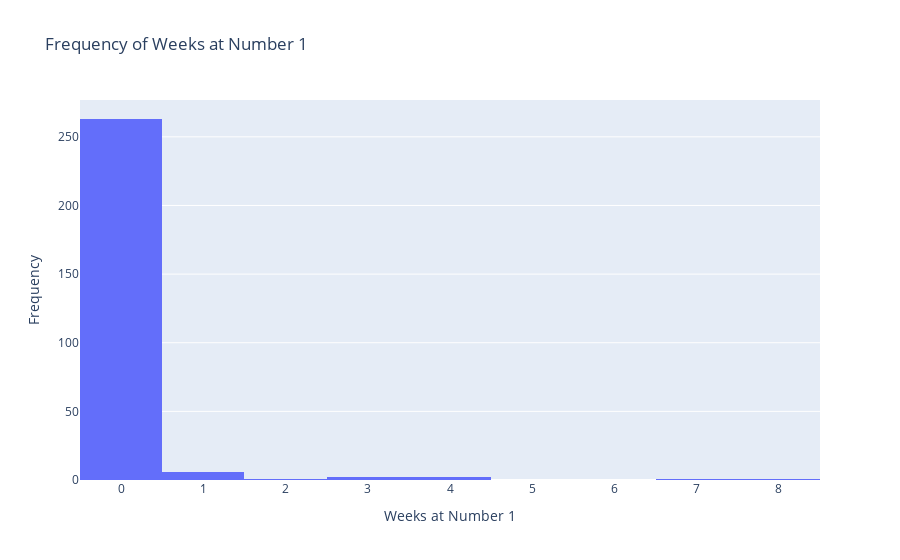

Here is the notebook cell this chart was saved with:
### Markdown cell above
### Distribution of Weeks at Number 1

### Code cell
fig = px.histogram(df,
                   x='Weeks at Number 1',
                   title="Frequency of Weeks at Number 1")
fig.update_layout(xaxis_title="Weeks at Number 1",
                 yaxis_title="Frequency")
fig.show()

### Figure 1 — Plotly figure (JSON) as saved in the notebook; plotly's stock layout.template omitted (floating-point values rounded to 4 significant figures; data arrays with more than 128 entries replaced by an {"elided": "..."} marker saying what was removed)
{"data": [{"bingroup": "x", "hovertemplate": "Weeks at Number 1=%{x}<br>count=%{y}<extra></extra>", "legendgroup": "", "marker": {"color": "#636efa", "pattern": {"shape": ""}}, "name": "", "orientation": "v", "showlegend": false, "type": "histogram", "x": {"elided": "276 int values"}, "xaxis": "x", "yaxis": "y"}], "layout": {"barmode": "relative", "legend": {"tracegroupgap": 0}, "title": {"text": "Frequency of Weeks at Number 1"}, "xaxis": {"anchor": "y", "domain": [0, 1], "title": {"text": "Weeks at Number 1"}}, "yaxis": {"anchor": "x", "domain": [0, 1], "title": {"text": "Frequency"}}}}
